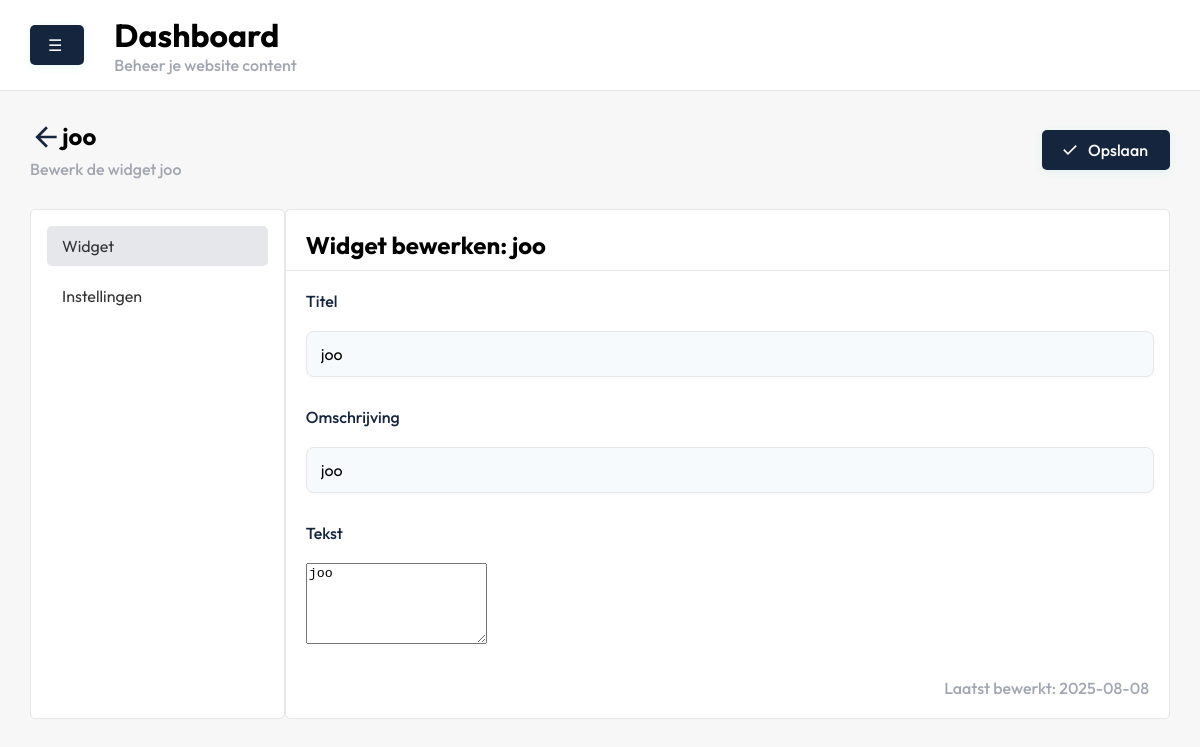
/dashboard/widgets/edit.php?id=4, run on the app's committed database.
### tables this page shows
CREATE TABLE IF NOT EXISTS `widget` (
  `id` int NOT NULL AUTO_INCREMENT,
  `widgetcontent_id` int NOT NULL,
  `created_at` date DEFAULT NULL,
  `last_edit` date DEFAULT NULL,
  PRIMARY KEY (`id`),
  KEY `widgetcontent_id` (`widgetcontent_id`)
);

CREATE TABLE IF NOT EXISTS `widgetcontent` (
  `id` int NOT NULL AUTO_INCREMENT,
  `title` varchar(255) DEFAULT NULL,
  `description` varchar(255) DEFAULT NULL,
  `text` text,
  PRIMARY KEY (`id`)
);

### controllers/widgets/edit.php (called while the page is built, shortened)
<?php
require_once __DIR__ . '/../../config/config.php';
$id = isset($_GET['id']) ? (int) $_GET['id'] : 0;
$stmt = $conn->prepare("
    SELECT widget.*, widgetcontent.title AS title, widgetcontent.description AS description,
           widgetcontent.text AS text, widgetcontent.id AS content_id
    FROM widget
    INNER JOIN widgetcontent ON widget.widgetcontent_id = widgetcontent.id
    WHERE widget.id = :id
");
$stmt->execute(['id' => $id]);
$widget = $stmt->fetch(PDO::FETCH_ASSOC);
?>

### dashboard/widgets/edit.php (the view, shortened to what this page needs)
<?php
require_once  '../../controllers/widgets/edit.php';
include('../includes/header.php');
?>
<form method="post" action="" onsubmit="isUpdated = false;">
    <section id="widgets">
        <div class="container">
            <div class="justify-between">
                <div class="intro">
                    <h2 class="flex">
                        <a href="./index.php">
                            <svg xmlns="http://www.w3.org/2000/svg" height="32px" viewBox="0 -960 960 960" width="32px"
                                fill="#14253D">
                                <path d="m313-440 224 224-57 56-320-320 320-320 57 56-224 224h487v80H313Z" />
                            </svg>
                        </a>
                        <?= htmlspecialchars($widget['title']) ?>
                    </h2>
                    <p>Bewerk de widget <?= htmlspecialchars($widget['title']) ?></p>
                </div>
                <div class="align-center">
                    <button type="submit" name="save_widget" class="blue-btn">
                        <svg xmlns="http://www.w3.org/2000/svg" height="24px" viewBox="0 -960 960 960" width="24px"
                            fill="#292D32">
                            <path d="M382-240 154-468l57-57 171 171 367-367 57 57-424 424Z" />
                        </svg>
                        Opslaan
                    </button>
                </div>
            </div>
        </div>
    </section>
    <section id="pages_edit">
        <div class="container">
            <div class="flex">
                <div class="menu">
                    <ul>
                        <li><button type="button" class="active" data-section="widget">Widget</button></li>
                        <li><button type="button" data-section="settings">Instellingen</button></li>
                    </ul>
                </div>
                <div class="content">
                    <div class="content-section active" id="widget">
                        <div class="header">
                            <h2>Widget bewerken: <?= htmlspecialchars($widget['title']) ?></h2>
                        </div>
                        <div class="info">
                            <div class="form-group">
                                <div class="form-row">
                                    <label for="title">Titel</label><br>
                                    <input type="text" id="title" name="title"
                                        value="<?= htmlspecialchars($widget['title']) ?>" required>
                                </div>
                                <div class="form-row">
                                    <label for="description">Omschrijving</label><br>
                                    <input type="text" id="description" name="description"
                                        value="<?= htmlspecialchars($widget['description']) ?>" required>
                                </div>
                                <div class="form-row">
                                    <label for="text">Tekst</label><br>
                                    <textarea id="text" name="text" rows="5"
                                        required><?= htmlspecialchars($widget['text']) ?></textarea>
                                </div>
                                <div>
                                    <p class="created">Laatst bewerkt: <?= htmlspecialchars($widget['last_edit']) ?></p>
                                </div>
                            </div>
                        </div>
                    </div>
                </div>
            </div>
        </div>
    </section>
</form>
<?php include '../includes/footer.php'; ?>

### dashboard/css/style.css (style rules this page uses)
body { font-family: 'Outfit', sans-serif; background: #f7f7f7; margin: 0; padding: 0; }
.container { padding-left: 30px; padding-right: 30px; }
button { font-family: 'Outfit', sans-serif; }
h1, h2, h3, h4, h5, h6 { margin: 0; padding: 0; }
p { margin: 0; padding: 0; color: rgb(161 166 177); font-weight: 500; }
.blue-btn { background: #14253D; color: #fff; border: none; border-radius: 5px; padding: 10px 22px 10px 18px; font-size: 16px; font-weight: 500; display: inline-flex; align-items: center; gap: 8px; box-shadow: 0 2px 8px rgba(63,216,190,0.12); cursor: pointer; transition: background 0.2s; }
.blue-btn svg { width: 20px; height: 20px; fill: #fff; }
#pages, #widgets { width: 100%; }
#pages .intro, #widgets .intro { padding: 30px 0; }
#pages_edit .content-section { display: none; }
#pages_edit .content-section.active { display: block; }
#pages_edit .menu { width: 20%; background-color: white; border: 1px solid #e5e7eb; padding: 1rem; border-radius: 5px; }
#pages_edit .menu ul { list-style: none; padding: 0; margin: 0; }
#pages_edit .menu li { margin-bottom: 10px; }
#pages_edit .menu button { width: 100%; padding: 10px 15px; background: none; border: none; text-align: left; font-size: 16px; color: #333; border-radius: 5px; cursor: pointer; transition: background 0.2s, color 0.2s; }
#pages_edit .menu button.active { background-color: #e5e7eb; }
#pages_edit .content { width: 80%; background-color: white; border-radius: 5px; border: 1px solid #e5e7eb; }
#pages_edit .header { padding: 20px 20px 10px 20px; border-bottom: 1px solid #e5e7eb; }
#pages_edit .info { padding: 20px 20px 10px 20px; }
#pages_edit .content-section input[type="text"], #pages_edit .content-section select, #pages_edit .content-section select option { width: 97%; padding: 12px 14px; border: 1.5px solid #e5e7eb; border-radius: 8px; background: #f7fafc; font-size: 1em; font-family: 'Outfit', sans-serif; transition: border-color 0.2s, box-shadow 0.2s; box-shadow: 0 1px 3px rgba(44, 62, 80, 0.04); outline: none; }
#pages_edit .content-section label { font-weight: 500; color: #14253D; display: block; }
#pages_edit .content-section .form-row { margin-bottom: 30px; }
#pages_edit .content-section .form-row input[type="text"], #pages_edit .content-section .form-row select { flex: 1; padding: 12px 14px; border: 1.5px solid #e5e7eb; border-radius: 8px; background: #f7fafc; font-size: 1em; font-family: 'Outfit', sans-serif; box-shadow: 0 1px 3px rgba(44, 62, 80, 0.04); outline: none; transition: border-color 0.2s, box-shadow 0.2s; }
#pages_edit .created { float: right; padding-bottom: 20px; }
.flex { display: flex; }
.justify-between { display: flex; justify-content: space-between; }
.align-center { display: flex; align-items: center; }

### data on the page
widget: widgetcontent.title "joo", title "joo", description "joo", text "joo", last_edit "2025-08-08"
